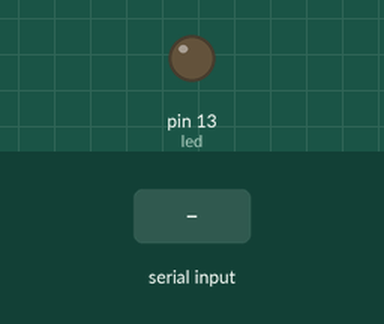
Simulated run of this sketch. Board: Arduino Uno, built with avr-gcc and run on an emulated ATmega328P. On the bench: output pins drawn as LEDs (lit = HIGH). The test bench sets the inputs (shaded band). What the sketch prints to the serial monitor is not drawn.

Above: at 1.2 s.
1.3 s: "A" received over Serial
At 2.3 s:
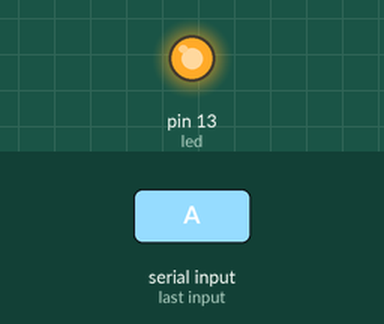
2.8 s: "B" received over Serial
At 3.5 s:
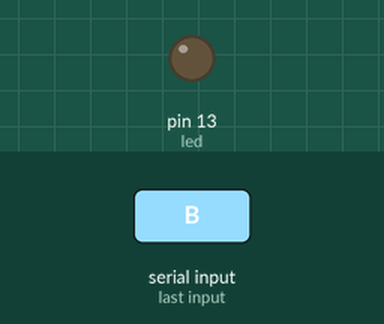
Timing chart, 0 to 5.8 s (numbered marks = the images above; inputs shaded):
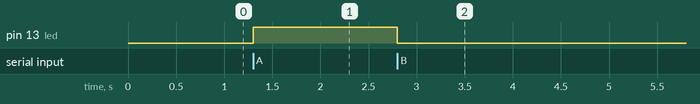

Measured:
- after the input at 1.3 s, pin 13 (led): LOW → HIGH at once
- after the input at 2.8 s, pin 13 (led): HIGH → LOW at once

The sketch:

serial_led_lesson_25.ino
```cpp
const int led = 13;

void setup() {
  Serial.begin(9600);
  Serial.println("hello world");
  pinMode(led, OUTPUT);
  digitalWrite(led, LOW);
}

void loop() {
  if (Serial.available())   // data has arrived in the serial buffer
  {
    int rxd = Serial.read();

    if (rxd == 'A')
    {
      digitalWrite(led, HIGH);
    }
    else if (rxd == 'B')
    {
      digitalWrite(led, LOW);
    }
  }
}
```
